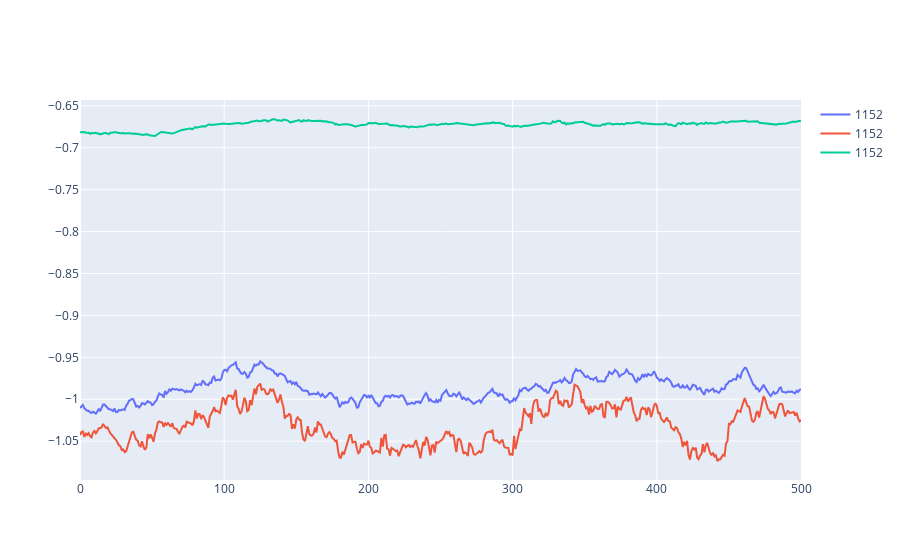

Notebook source saved alongside this figure:
### Code cell
import plotly.graph_objs as go

fig = go.Figure()
moving_avg_list = []
moving_lower_quantile_list = []
moving_upper_quantile_list = []
for key, gp in df.groupby('random_state'):
    moving_avg_list.append(gp.sort_values('num_exp')['reward'].rolling(100).mean().dropna().values)
    moving_lower_quantile_list.append(gp.sort_values('num_exp')['reward'].rolling(100).quantile(0.25).dropna().values)
    moving_upper_quantile_list.append(gp.sort_values('num_exp')['reward'].rolling(100).quantile(0.75).dropna().values)
moving_avg = pd.DataFrame(moving_avg_list).mean()
moving_lower_quantile = pd.DataFrame(moving_lower_quantile_list).mean()
moving_upper_quantile = pd.DataFrame(moving_upper_quantile_list).mean()
fig.add_trace(go.Scatter(x=list(range(len(moving_avg))), y=moving_avg, mode='lines', name=key))
fig.add_trace(go.Scatter(x=list(range(len(moving_lower_quantile))), y=moving_lower_quantile, mode='lines', name=key))
fig.add_trace(go.Scatter(x=list(range(len(moving_upper_quantile))), y=moving_upper_quantile, mode='lines', name=key))
fig.show()

### Figure 1 — Plotly figure (JSON) as saved in the notebook; plotly's stock layout.template omitted (floating-point values rounded to 4 significant figures; data arrays with more than 128 entries replaced by an {"elided": "..."} marker saying what was removed)
{"data": [{"mode": "lines", "name": "1152", "type": "scatter", "x": {"elided": "501 int values"}, "y": {"elided": "501 float values"}}, {"mode": "lines", "name": "1152", "type": "scatter", "x": {"elided": "501 int values"}, "y": {"elided": "501 float values"}}, {"mode": "lines", "name": "1152", "type": "scatter", "x": {"elided": "501 int values"}, "y": {"elided": "501 float values"}}], "layout": {}}
